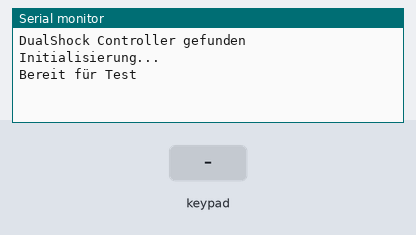
Simulated run of this sketch. Board: Arduino Uno, built with avr-gcc and run on an emulated ATmega328P. On the bench: the last lines printed to the serial monitor. Inputs (shaded band) come from the test bench.

Above: at 1.2 s.
1.3 s: key 'U' pressed
At 2.5 s:
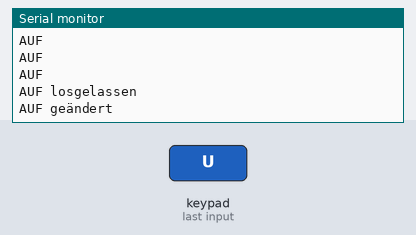
2.8 s: key 'D' pressed
At 4.0 s:
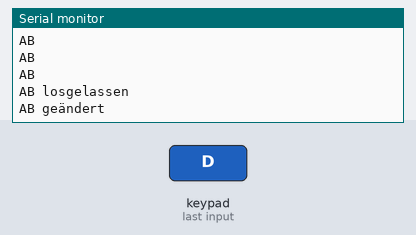
4.3 s: key 'L' pressed
At 5.6 s:
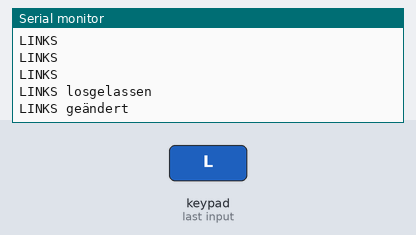
5.8 s: key 'R' pressed
At 7.0 s:
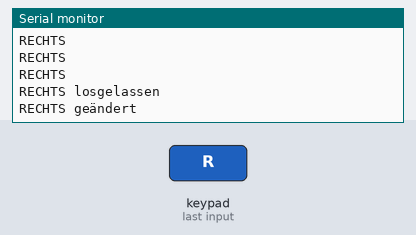
7.3 s: key 'X' pressed
At 8.3 s:
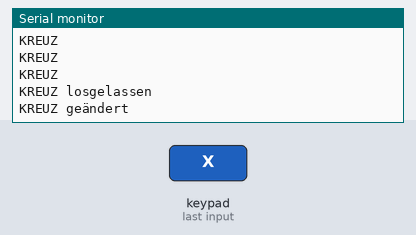
8.8 s: key 'O' pressed
At 9.8 s:
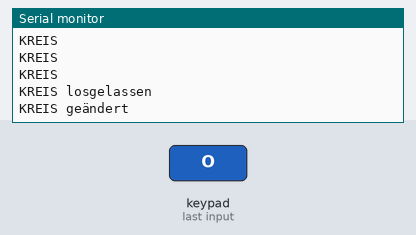

Measured:
- after the input at 1.3 s, the serial monitor: prints a new line at once (image 1)
- after the input at 2.8 s, the serial monitor: prints a new line at once (image 2)
- after the input at 4.3 s, the serial monitor: prints a new line at once (image 3)
- after the input at 5.8 s, the serial monitor: prints a new line at once (image 4)
- after the input at 7.3 s, the serial monitor: prints a new line after 0.05 s (image 5)
- after the input at 8.8 s, the serial monitor: prints a new line at once (image 6)

The sketch:

PS2Test.ino
```cpp
/*
  Objektorientiert Programmierung
  Arduinosteuerung mit PS2-Controller

  Version 1.00, 08.02.2021
  Der Hobbyelektroniker
  https://community.hobbyelektroniker.ch
  https://www.youtube.com/c/HobbyelektronikerCh
  Der Code kann mit Quellenangabe frei verwendet werden.
*/


#include <PS2X_lib.h>

PS2X ps2; // ps2 - Instanz erzeugen
int vibrate = 0;

void setup(){
  Serial.begin(57600);
  int fehler = ps2.config_gamepad(13,11,10,12, false, true);   // CLK, CMD, CS, DATA, Pressures?, Rumble

  switch (fehler) {
    case 0: int type = ps2.readType();
            switch (type) {
              case 0: Serial.println("Unbekannter Controller: kein Test möglich");
                      while (true);
                      break;
              case 1: Serial.println("DualShock Controller gefunden");
                      break;
              case 2: Serial.println("GuitarHero Controller: kein Test möglich");
                      while (true);
                      break;
            }
            break;
    case 1: Serial.println("Keine Kommunikation mit dem Controller: kein Test möglich");
            while (true);
            break;
    default: Serial.println("Probleme mit dem Controller festgestellt!");
  }
  Serial.println("Initialisierung...");
  for (int i=0; i< 5; i++) ps2.read_gamepad();
  Serial.println("Bereit für Test");
}

void checkButton(unsigned int bt, String txt) {
  if (ps2.Button(bt)) Serial.println(txt);
  if (ps2.ButtonPressed(bt)) Serial.println(String(txt) + " gedrückt");
  if (ps2.ButtonReleased(bt)) Serial.println(String(txt) + " losgelassen");
  if (ps2.NewButtonState(bt)) Serial.println(String(txt) + " geändert");
}

void checkAnalog() {
  int x = ps2.Analog(PSS_LX);
  int y = ps2.Analog(PSS_LY);
  if (x < 125 || x > 130 || y < 125 || y > 130) {
    Serial.println(String("links  x = ") + x + ", y = " + y);
  }
  x = ps2.Analog(PSS_RX);
  y = ps2.Analog(PSS_RY);
  if (x < 125 || x > 130 || y < 125 || y > 130) {
    Serial.println(String("rechts x = ") + x + ", y = " + y);
  }
}

void testAll() {
  checkButton(PSB_START,"START");
  checkButton(PSB_SELECT,"SELECT");

  checkButton(PSB_PAD_UP,"AUF");
  checkButton(PSB_PAD_DOWN,"AB");
  checkButton(PSB_PAD_LEFT,"LINKS");
  checkButton(PSB_PAD_RIGHT,"RECHTS");

  checkButton(PSB_TRIANGLE,"DREIECK"); // GREEN
  checkButton(PSB_CIRCLE,"KREIS");     // RED
  checkButton(PSB_SQUARE,"QUADRAT");   // PINK
  checkButton(PSB_CROSS,"KREUZ");      // BLUE

  checkButton(PSB_L1,"L1");
  checkButton(PSB_L2,"L2");
  checkButton(PSB_L3,"L3");

  checkButton(PSB_R1,"R1");
  checkButton(PSB_R2,"R2");
  checkButton(PSB_R3,"R3");

  if (ps2.ButtonPressed(PSB_CROSS)) vibrate = 100;
  if (ps2.ButtonReleased(PSB_CROSS)) vibrate = 0;

//  if (ps2.NewButtonState()) Serial.println("beliebige Taste geändert");

  checkAnalog();

}

void loop(){
  ps2.read_gamepad(false,vibrate); // Controller lesen
  testAll();
  delay(50);
}
```
